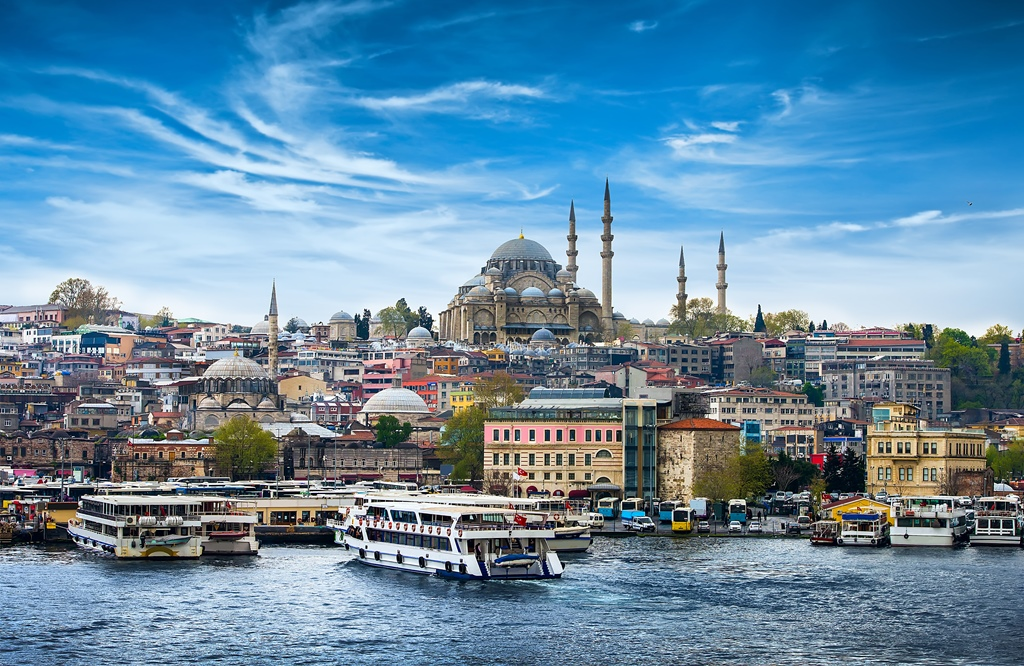
#> input picture logaritma_donusumu/picture.jpg, 1024 x 666 px
$ python logaritma_donusumu.py
#> lines starting #> are read from the running program, lines starting #| are printed output that depends on the picture
import cv2
import numpy as np

img = cv2.imread("picture.jpg", 0)
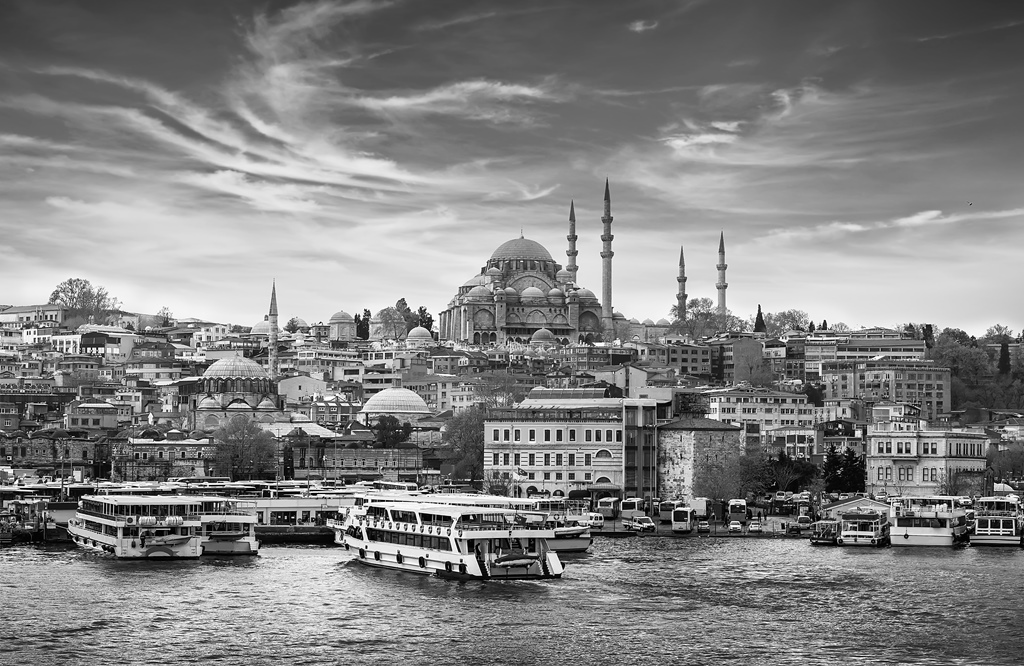
#> img: shape (666, 1024); min 0, max 255, mean 130.7
print(img.dtype)
#| uint8

c = 5

logarithm = c * (np.log(img + 1))
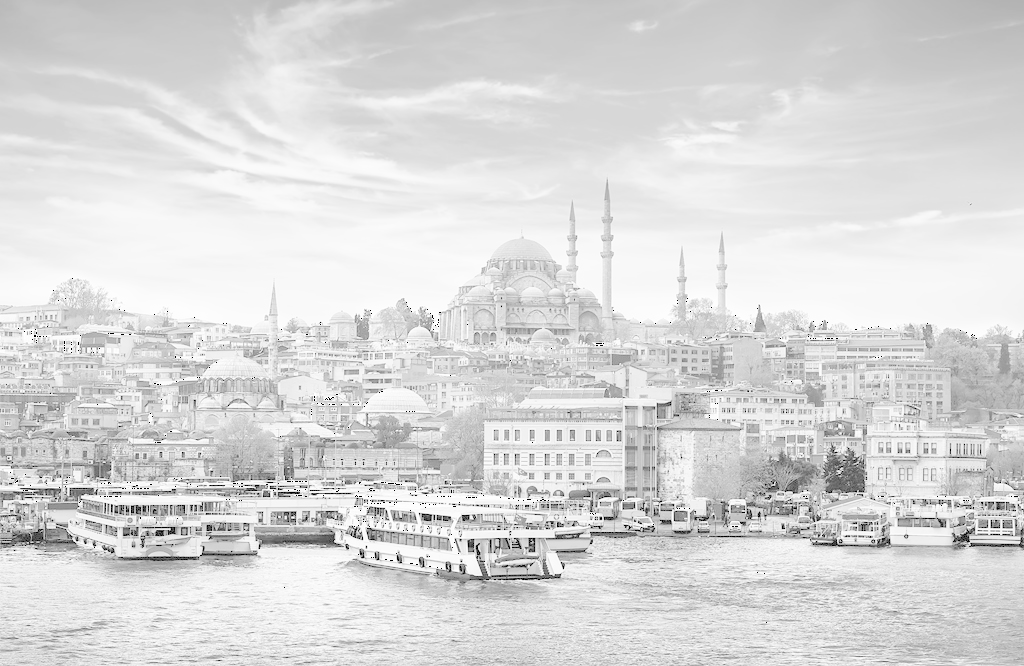
#> logarithm: shape (666, 1024) float16; 0.08% of the values are NaN or infinite; the others: min 0, max 27.72, mean 23.69; drawn with min black, max white, NaN and infinite black
logarithm = np.array(logarithm, dtype=np.uint8)

cv2.imshow("Original", img)
cv2.imshow("logarithm", logarithm)
cv2.waitKey(0)
cv2.destroyAllWindows()
